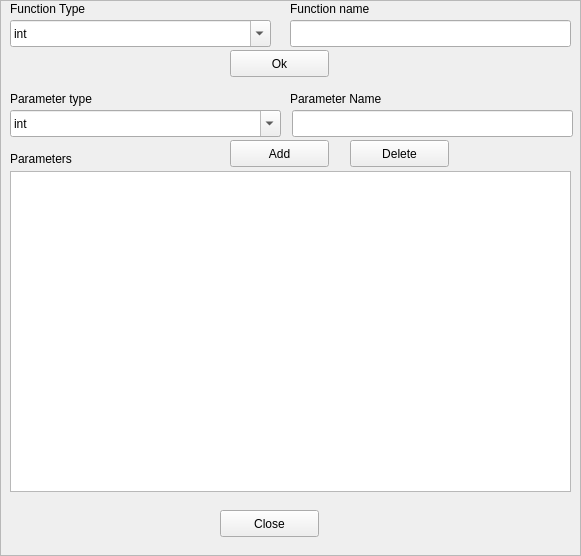
<?xml version="1.0" encoding="UTF-8"?>
<ui version="4.0">
 <class>NewFunctionForm</class>
 <widget class="QFrame" name="NewFunctionForm">
  <property name="geometry">
   <rect>
    <x>0</x>
    <y>0</y>
    <width>581</width>
    <height>556</height>
   </rect>
  </property>
  <property name="windowTitle">
   <string>Frame</string>
  </property>
  <property name="frameShape">
   <enum>QFrame::StyledPanel</enum>
  </property>
  <property name="frameShadow">
   <enum>QFrame::Raised</enum>
  </property>
  <widget class="QLineEdit" name="lineEdit_2">
   <property name="geometry">
    <rect>
     <x>290</x>
     <y>20</y>
     <width>281</width>
     <height>27</height>
    </rect>
   </property>
  </widget>
  <widget class="QPushButton" name="pushButton">
   <property name="geometry">
    <rect>
     <x>230</x>
     <y>50</y>
     <width>99</width>
     <height>27</height>
    </rect>
   </property>
   <property name="text">
    <string>Ok</string>
   </property>
  </widget>
  <widget class="QLineEdit" name="lineEdit_4">
   <property name="geometry">
    <rect>
     <x>292</x>
     <y>110</y>
     <width>281</width>
     <height>27</height>
    </rect>
   </property>
  </widget>
  <widget class="QPushButton" name="pushButton_2">
   <property name="geometry">
    <rect>
     <x>230</x>
     <y>140</y>
     <width>99</width>
     <height>27</height>
    </rect>
   </property>
   <property name="text">
    <string>Add</string>
   </property>
  </widget>
  <widget class="QTableView" name="tableView">
   <property name="geometry">
    <rect>
     <x>10</x>
     <y>171</y>
     <width>561</width>
     <height>321</height>
    </rect>
   </property>
  </widget>
  <widget class="QLabel" name="label">
   <property name="geometry">
    <rect>
     <x>290</x>
     <y>0</y>
     <width>131</width>
     <height>17</height>
    </rect>
   </property>
   <property name="text">
    <string>Function name</string>
   </property>
  </widget>
  <widget class="QLabel" name="label_2">
   <property name="geometry">
    <rect>
     <x>10</x>
     <y>0</y>
     <width>341</width>
     <height>17</height>
    </rect>
   </property>
   <property name="text">
    <string>Function Type</string>
   </property>
  </widget>
  <widget class="QLabel" name="label_3">
   <property name="geometry">
    <rect>
     <x>10</x>
     <y>90</y>
     <width>131</width>
     <height>17</height>
    </rect>
   </property>
   <property name="text">
    <string>Parameter type</string>
   </property>
  </widget>
  <widget class="QLabel" name="label_4">
   <property name="geometry">
    <rect>
     <x>290</x>
     <y>90</y>
     <width>181</width>
     <height>17</height>
    </rect>
   </property>
   <property name="text">
    <string>Parameter Name</string>
   </property>
  </widget>
  <widget class="QLabel" name="label_5">
   <property name="geometry">
    <rect>
     <x>10</x>
     <y>150</y>
     <width>161</width>
     <height>17</height>
    </rect>
   </property>
   <property name="text">
    <string>Parameters</string>
   </property>
  </widget>
  <widget class="QPushButton" name="pushButton_3">
   <property name="geometry">
    <rect>
     <x>220</x>
     <y>510</y>
     <width>99</width>
     <height>27</height>
    </rect>
   </property>
   <property name="text">
    <string>Close</string>
   </property>
  </widget>
  <widget class="QPushButton" name="pushButton_4">
   <property name="geometry">
    <rect>
     <x>350</x>
     <y>140</y>
     <width>99</width>
     <height>27</height>
    </rect>
   </property>
   <property name="text">
    <string>Delete</string>
   </property>
  </widget>
  <widget class="QComboBox" name="comboBox">
   <property name="geometry">
    <rect>
     <x>10</x>
     <y>20</y>
     <width>261</width>
     <height>27</height>
    </rect>
   </property>
   <property name="editable">
    <bool>true</bool>
   </property>
   <item>
    <property name="text">
     <string>int</string>
    </property>
   </item>
   <item>
    <property name="text">
     <string>string</string>
    </property>
   </item>
   <item>
    <property name="text">
     <string>double</string>
    </property>
   </item>
   <item>
    <property name="text">
     <string>char</string>
    </property>
   </item>
   <item>
    <property name="text">
     <string>bool</string>
    </property>
   </item>
   <item>
    <property name="text">
     <string>vector&lt;int&gt;</string>
    </property>
   </item>
   <item>
    <property name="text">
     <string>vector&lt;string&gt;</string>
    </property>
   </item>
   <item>
    <property name="text">
     <string>vector&lt;double&gt;</string>
    </property>
   </item>
   <item>
    <property name="text">
     <string>vector&lt;char&gt;</string>
    </property>
   </item>
   <item>
    <property name="text">
     <string>vector&lt;bool&gt;</string>
    </property>
   </item>
  </widget>
  <widget class="QComboBox" name="comboBox_2">
   <property name="geometry">
    <rect>
     <x>10</x>
     <y>110</y>
     <width>271</width>
     <height>27</height>
    </rect>
   </property>
   <property name="editable">
    <bool>true</bool>
   </property>
   <item>
    <property name="text">
     <string>int</string>
    </property>
   </item>
   <item>
    <property name="text">
     <string>string</string>
    </property>
   </item>
   <item>
    <property name="text">
     <string>double</string>
    </property>
   </item>
   <item>
    <property name="text">
     <string>char</string>
    </property>
   </item>
   <item>
    <property name="text">
     <string>bool</string>
    </property>
   </item>
   <item>
    <property name="text">
     <string>vector&lt;int&gt;</string>
    </property>
   </item>
   <item>
    <property name="text">
     <string>vector&lt;string&gt;</string>
    </property>
   </item>
   <item>
    <property name="text">
     <string>vector&lt;double&gt;</string>
    </property>
   </item>
   <item>
    <property name="text">
     <string>vector&lt;char&gt;</string>
    </property>
   </item>
   <item>
    <property name="text">
     <string>vector&lt;bool&gt;</string>
    </property>
   </item>
  </widget>
 </widget>
 <resources/>
 <connections/>
</ui>
